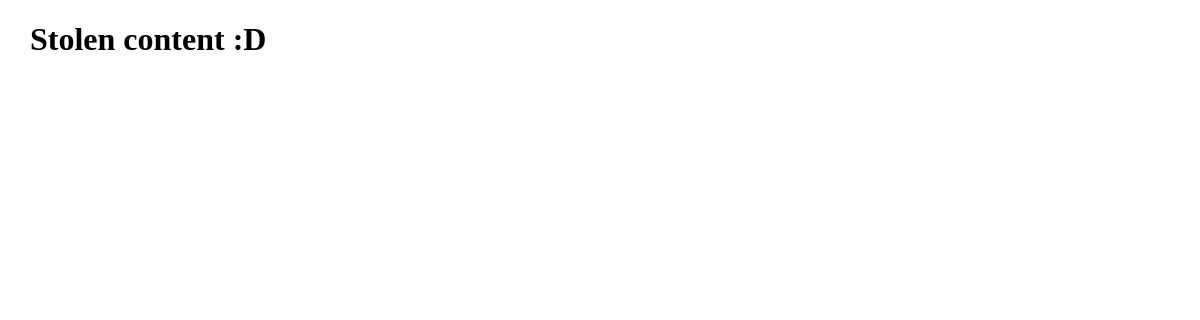
Page /blackhat/ on the earlier database version.
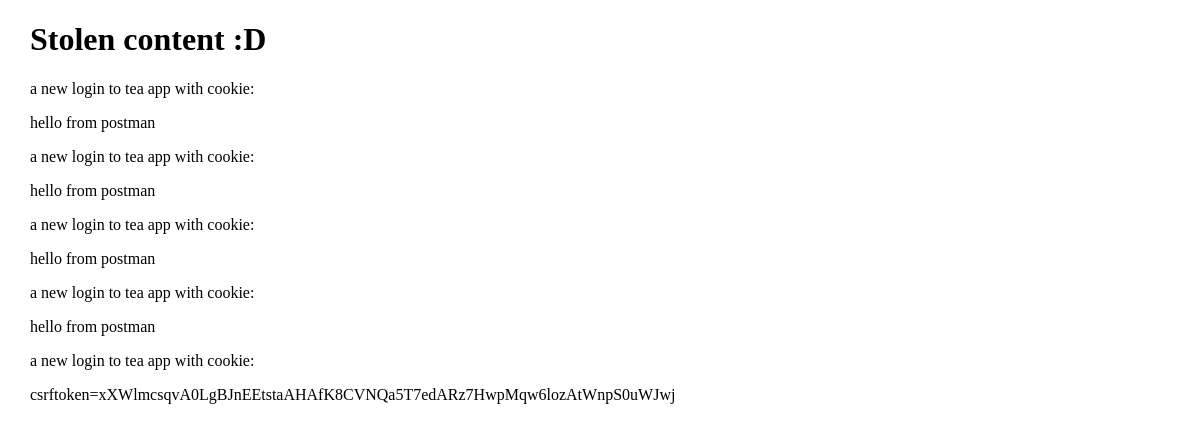
Same page on the later database version.
### blackhatbase/models.py (models this page shows)
class Content(models.Model):
    content = models.CharField(max_length=200)

### blackhatbase/views.py (the view)
# urls.py: path('', views.index, name='index'),
def index(request):
    content = Content.objects.all()
    context = {
        'content': content,
    }
    return render(request, 'blackhatbase/index.html', context)

### blackhatbase/templates/blackhatbase/index.html (shortened to what this page needs)
<!DOCTYPE html>
<html>
  <head>
  </head>
  <body style="margin-left: 30px">
    <h1>Stolen content :D</h1>
    <div style="max-width: 300px;">
      {% for ckie in content %}
        <article>
          <p>a new login to tea app with cookie:</p>
          <p>{{ ckie.content}}</p>
        </article>
      {% endfor %}
    </div>
  </body>
</html>

Differences in the rows shown:
added Content: content "hello from postman"
added Content: content "hello from postman"
added Content: content "hello from postman"
added Content: content "hello from postman"
added Content: content "csrftoken=xXWlmcsqvA0LgBJnEEtstaAHAfK8CVNQa5T7edARz7HwpMqw6lozAtWnpS0uWJwj"
